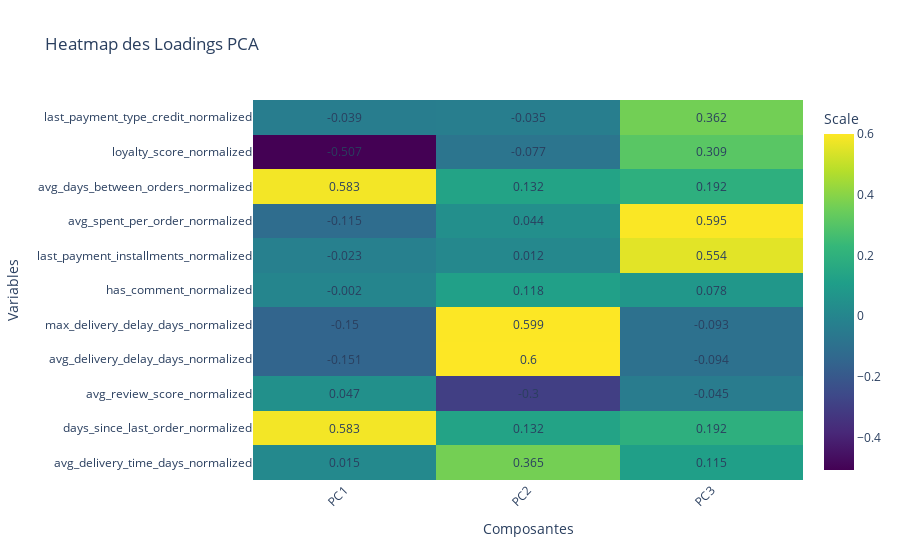

The code cell stored with this chart in its notebook:
### Code cell
import plotly.graph_objects as go
import nbformat

# Supposons que 'loadings' est votre DataFrame
# Conversion de 'loadings' en une matrice si ce n'est pas déjà le cas
# loadings_matrix = loadings.values si 'loadings' est un DataFrame

# Création de la heatmap
fig = go.Figure(data=go.Heatmap(
    z=loadings,  # Utiliser loadings_matrix si nécessaire
    x=loadings.columns,  # Les étiquettes des colonnes pour l'axe X
    y=loadings.index,  # Les étiquettes des lignes pour l'axe Y
    colorscale='Viridis',  # Palette de couleurs
    colorbar=dict(title='Scale'),  # Titre de la barre de couleur
))

# Générer des annotations pour chaque valeur dans la heatmap
annotations = []
for i, row in enumerate(loadings.index):
    for j, col in enumerate(loadings.columns):
        annotations.append(
            dict(
                x=col, y=row,
                text=str(loadings.loc[row, col].round(3)),  # Arrondi à 3 décimales
                xref='x1', yref='y1',
                #font=dict(color="white" if loadings.loc[row, col] > loadings.values.mean() else "black", size=12),
                showarrow=False)
        )

# Ajouter les annotations au layout
fig.update_layout(
    annotations=annotations,
    title='Heatmap des Loadings PCA',
    xaxis=dict(title='Composantes'),
    yaxis=dict(title='Variables'),
    xaxis_tickangle=-45
)

fig.show()

### Figure 1 — Plotly figure (JSON) as saved in the notebook; plotly's stock layout.template omitted (floating-point values rounded to 4 significant figures)
{"data": [{"colorbar": {"title": {"text": "Scale"}}, "colorscale": [[0, "#440154"], [0.1111, "#482878"], [0.2222, "#3e4989"], [0.3333, "#31688e"], [0.4444, "#26828e"], [0.5556, "#1f9e89"], [0.6667, "#35b779"], [0.7778, "#6ece58"], [0.8889, "#b5de2b"], [1, "#fde725"]], "type": "heatmap", "x": ["PC1", "PC2", "PC3"], "y": ["avg_delivery_time_days_normalized", "days_since_last_order_normalized", "avg_review_score_normalized", "avg_delivery_delay_days_normalized", "max_delivery_delay_days_normalized", "has_comment_normalized", "last_payment_installments_normalized", "avg_spent_per_order_normalized", "avg_days_between_orders_normalized", "loyalty_score_normalized", "last_payment_type_credit_normalized"], "z": [[0.01487, 0.3649, 0.1149], [0.5832, 0.1325, 0.1921], [0.04683, -0.2997, -0.04523], [-0.1507, 0.6003, -0.09372], [-0.1503, 0.5987, -0.09295], [-0.002291, 0.1182, 0.07802], [-0.02286, 0.01161, 0.5538], [-0.1145, 0.04416, 0.5952], [0.5833, 0.1323, 0.1923], [-0.5068, -0.07672, 0.3094], [-0.03895, -0.03498, 0.3615]]}], "layout": {"annotations": [{"showarrow": false, "text": "0.015", "x": "PC1", "xref": "x", "y": "avg_delivery_time_days_normalized", "yref": "y"}, {"showarrow": false, "text": "0.365", "x": "PC2", "xref": "x", "y": "avg_delivery_time_days_normalized", "yref": "y"}, {"showarrow": false, "text": "0.115", "x": "PC3", "xref": "x", "y": "avg_delivery_time_days_normalized", "yref": "y"}, {"showarrow": false, "text": "0.583", "x": "PC1", "xref": "x", "y": "days_since_last_order_normalized", "yref": "y"}, {"showarrow": false, "text": "0.132", "x": "PC2", "xref": "x", "y": "days_since_last_order_normalized", "yref": "y"}, {"showarrow": false, "text": "0.192", "x": "PC3", "xref": "x", "y": "days_since_last_order_normalized", "yref": "y"}, {"showarrow": false, "text": "0.047", "x": "PC1", "xref": "x", "y": "avg_review_score_normalized", "yref": "y"}, {"showarrow": false, "text": "-0.3", "x": "PC2", "xref": "x", "y": "avg_review_score_normalized", "yref": "y"}, {"showarrow": false, "text": "-0.045", "x": "PC3", "xref": "x", "y": "avg_review_score_normalized", "yref": "y"}, {"showarrow": false, "text": "-0.151", "x": "PC1", "xref": "x", "y": "avg_delivery_delay_days_normalized", "yref": "y"}, {"showarrow": false, "text": "0.6", "x": "PC2", "xref": "x", "y": "avg_delivery_delay_days_normalized", "yref": "y"}, {"showarrow": false, "text": "-0.094", "x": "PC3", "xref": "x", "y": "avg_delivery_delay_days_normalized", "yref": "y"}, {"showarrow": false, "text": "-0.15", "x": "PC1", "xref": "x", "y": "max_delivery_delay_days_normalized", "yref": "y"}, {"showarrow": false, "text": "0.599", "x": "PC2", "xref": "x", "y": "max_delivery_delay_days_normalized", "yref": "y"}, {"showarrow": false, "text": "-0.093", "x": "PC3", "xref": "x", "y": "max_delivery_delay_days_normalized", "yref": "y"}, {"showarrow": false, "text": "-0.002", "x": "PC1", "xref": "x", "y": "has_comment_normalized", "yref": "y"}, {"showarrow": false, "text": "0.118", "x": "PC2", "xref": "x", "y": "has_comment_normalized", "yref": "y"}, {"showarrow": false, "text": "0.078", "x": "PC3", "xref": "x", "y": "has_comment_normalized", "yref": "y"}, {"showarrow": false, "text": "-0.023", "x": "PC1", "xref": "x", "y": "last_payment_installments_normalized", "yref": "y"}, {"showarrow": false, "text": "0.012", "x": "PC2", "xref": "x", "y": "last_payment_installments_normalized", "yref": "y"}, {"showarrow": false, "text": "0.554", "x": "PC3", "xref": "x", "y": "last_payment_installments_normalized", "yref": "y"}, {"showarrow": false, "text": "-0.115", "x": "PC1", "xref": "x", "y": "avg_spent_per_order_normalized", "yref": "y"}, {"showarrow": false, "text": "0.044", "x": "PC2", "xref": "x", "y": "avg_spent_per_order_normalized", "yref": "y"}, {"showarrow": false, "text": "0.595", "x": "PC3", "xref": "x", "y": "avg_spent_per_order_normalized", "yref": "y"}, {"showarrow": false, "text": "0.583", "x": "PC1", "xref": "x", "y": "avg_days_between_orders_normalized", "yref": "y"}, {"showarrow": false, "text": "0.132", "x": "PC2", "xref": "x", "y": "avg_days_between_orders_normalized", "yref": "y"}, {"showarrow": false, "text": "0.192", "x": "PC3", "xref": "x", "y": "avg_days_between_orders_normalized", "yref": "y"}, {"showarrow": false, "text": "-0.507", "x": "PC1", "xref": "x", "y": "loyalty_score_normalized", "yref": "y"}, {"showarrow": false, "text": "-0.077", "x": "PC2", "xref": "x", "y": "loyalty_score_normalized", "yref": "y"}, {"showarrow": false, "text": "0.309", "x": "PC3", "xref": "x", "y": "loyalty_score_normalized", "yref": "y"}, {"showarrow": false, "text": "-0.039", "x": "PC1", "xref": "x", "y": "last_payment_type_credit_normalized", "yref": "y"}, {"showarrow": false, "text": "-0.035", "x": "PC2", "xref": "x", "y": "last_payment_type_credit_normalized", "yref": "y"}, {"showarrow": false, "text": "0.362", "x": "PC3", "xref": "x", "y": "last_payment_type_credit_normalized", "yref": "y"}], "title": {"text": "Heatmap des Loadings PCA"}, "xaxis": {"tickangle": -45, "title": {"text": "Composantes"}}, "yaxis": {"title": {"text": "Variables"}}}}
